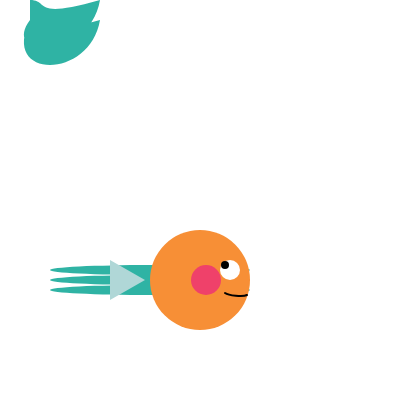
Frame 1 (no input)
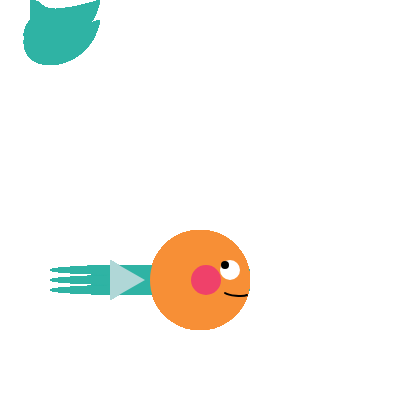
Frame 60 (no input)
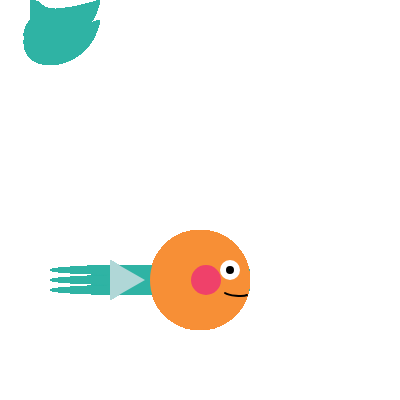
Frame 120 (the mouse pressed at the canvas centre since frame 60)

The p5.js sketch that drew these frames (run headless with seeded random() and noise() and a simulated clock; from frame 60 on, the mouse is pressed at the canvas centre):

// p5.js sketch
// ── sketch.js
var R= 50;
var r=30;
var r1=7;
var r2=3;
var r3=15;
var x=200;
var y=280;
var x1=(0,400);
var y1=(0,400);
var radius=15;
var y2=radius+400;
var speed = 0.5;
var speedS=0.1;
var direction = 1;
var D=-70;
var depth;

var  body;
var  tailR;
var  tailL;
var  finR;
var finL;

var lastAteTimer;
var numBodySegments;
var numTailSegments;
var numFinSegments;

var originalBodySizeW;
var originalBodySizeH;
var bodySizeW;
var bodySizeH;
var tailSizeW;
var tailSizeH;

function setup() {
  createCanvas(400, 400);
ellipseMode(RADIUS);
    x1=width/2;
  y1=height/2;
  angleMode(DEGREES);
}

function draw() {
//base set_up
strokeWeight(10);
stroke(47,179,164);
fill(47,179,164);
strokeWeight(0);

  numBodySegments = 10;
  numTailSegments = 10;
  
  tailSizeW		= bodySizeW * 0.6;
  tailSizeH		= bodySizeH * 0.25;
  
  body = bodySizeW, bodySizeH, numBodySegments;
  
  tailR = tailSizeW, tailSizeH, numTailSegments ;
  tailL = tailSizeW * 0.8, tailSizeH * 0.8, numTailSegments ;
  
  numFinSegments = 9;
  finR = tailSizeW * 0.5, tailSizeH, numFinSegments 
  finL = tailSizeW * 0.5, tailSizeH, numFinSegments 


//tail

beginShape();
vertex(30, 20);
bezierVertex(0, 80, 90, 80, 100, 20);
bezierVertex(30, 40, 50, 20, 30, 20);
bezierVertex(0, 60, 90, 60, 100, 0);
bezierVertex(30, 20, 50, 0, 30, 0);
endShape();

ellipse(x-50,y,100,5);
ellipse(x-50,y+10,100,5);
ellipse(x-50,y-10,100,5);
  //tail off
  fill(176,215,215);
  triangle(x-55,y,x-90,y-20,x-90,y+20);
//body
  fill(247,143,54);
ellipse(x, y, R, R);
  //blush
      fill(239,65,106);
ellipse(x+6, y, 15,15);
  //eyes
    fill(255);
ellipse(x+30, y-10, 10,10);
    //eyeball
    fill(0);
  pos=map(mouseX,0,400,x+25,x+35);
  pos1=map(mouseY,0,400,y-15,y-5);
ellipse(pos, pos1, 4,4);
  //mouth
    strokeWeight(2);
  stroke(0);
  noFill();
  curve(x+50,y,x+47,y+15,x+25,y+13,x+25,y);
}
